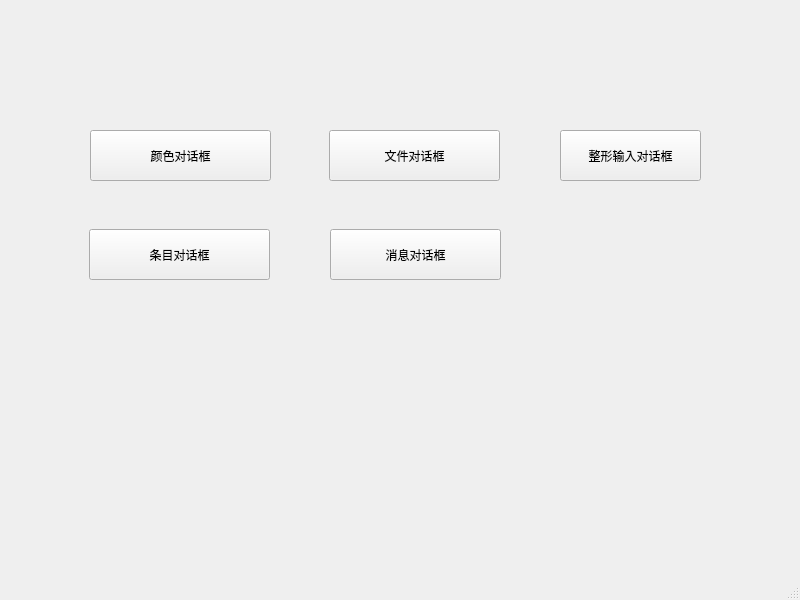
<?xml version="1.0" encoding="UTF-8"?>
<ui version="4.0">
 <class>MainWindow</class>
 <widget class="QMainWindow" name="MainWindow">
  <property name="geometry">
   <rect>
    <x>0</x>
    <y>0</y>
    <width>800</width>
    <height>600</height>
   </rect>
  </property>
  <property name="windowTitle">
   <string>MainWindow</string>
  </property>
  <widget class="QWidget" name="centralwidget">
   <widget class="QPushButton" name="pushButton">
    <property name="geometry">
     <rect>
      <x>90</x>
      <y>130</y>
      <width>181</width>
      <height>51</height>
     </rect>
    </property>
    <property name="text">
     <string>颜色对话框</string>
    </property>
   </widget>
   <widget class="QPushButton" name="pushButton_2">
    <property name="geometry">
     <rect>
      <x>329</x>
      <y>130</y>
      <width>171</width>
      <height>51</height>
     </rect>
    </property>
    <property name="text">
     <string>文件对话框</string>
    </property>
   </widget>
   <widget class="QPushButton" name="pushButton_3">
    <property name="geometry">
     <rect>
      <x>560</x>
      <y>130</y>
      <width>141</width>
      <height>51</height>
     </rect>
    </property>
    <property name="text">
     <string>整形输入对话框</string>
    </property>
   </widget>
   <widget class="QPushButton" name="pushButton_4">
    <property name="geometry">
     <rect>
      <x>89</x>
      <y>229</y>
      <width>181</width>
      <height>51</height>
     </rect>
    </property>
    <property name="text">
     <string>条目对话框</string>
    </property>
   </widget>
   <widget class="QPushButton" name="pushButton_5">
    <property name="geometry">
     <rect>
      <x>330</x>
      <y>229</y>
      <width>171</width>
      <height>51</height>
     </rect>
    </property>
    <property name="text">
     <string>消息对话框</string>
    </property>
   </widget>
  </widget>
  <widget class="QMenuBar" name="menubar">
   <property name="geometry">
    <rect>
     <x>0</x>
     <y>0</y>
     <width>800</width>
     <height>21</height>
    </rect>
   </property>
  </widget>
  <widget class="QStatusBar" name="statusbar"/>
 </widget>
 <resources/>
 <connections/>
</ui>
